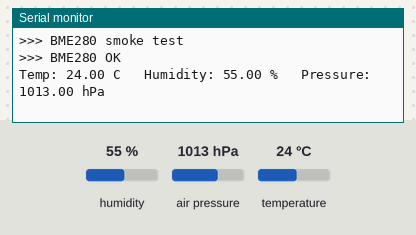
Simulated run of this sketch. Board: Raspberry Pi Pico. Parts: the last lines printed to the serial monitor. The test bench sets the inputs (shaded band); at power-on: humidity 55 %, air pressure 1013 hPa, temperature 24 °C.

Above: at 4.2 s.
4.3 s: humidity set to 22 %
At 5.9 s:
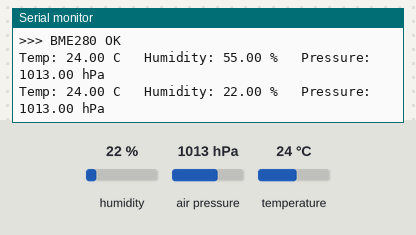
7.0 s: air pressure set to 952 hPa
At 7.5 s:
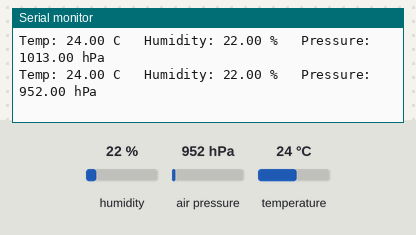
9.7 s: temperature set to 12 °C
At 12.0 s:
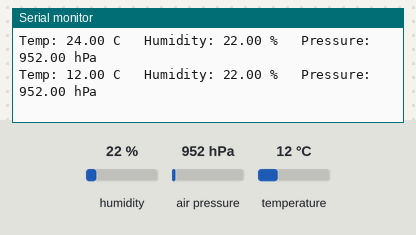

Measured:
- after the input at 4.3 s, the serial monitor: prints a new line after 0.70 s (image 1)
- after the input at 7.0 s, the serial monitor: prints a new line at once (image 2)
- after the input at 9.7 s, the serial monitor: prints a new line after 1.3 s (image 3)

The sketch:

display_test.ino
```cpp
// //test the esp32

// #include <GxEPD2_3C.h>
// #include <Fonts/FreeSansBold12pt7b.h>
// #include "GxEPD2_display_selection_new_style.h"

// void setup() {
//   Serial.begin(115200);
//   delay(3000);                       // let USB CDC enumerate
//   Serial.println(">>> 1: serial up");

//   Serial.println(">>> 2: calling display.init");
//   display.init(115200, true, 50, false);
//   Serial.println(">>> 3: display.init returned");

//   display.setRotation(1);
//   Serial.println(">>> 4: rotation set");

//   display.setFullWindow();
//   display.firstPage();
//   Serial.println(">>> 5: entering draw loop");
//   do {
//     display.fillScreen(GxEPD_WHITE);
//     display.setTextColor(GxEPD_BLACK);
//     display.setFont(&FreeSansBold12pt7b);
//     display.setCursor(10, 40);
//     display.print("HELLO");
//   } while (display.nextPage());
//   Serial.println(">>> 6: draw complete");

//   display.hibernate();
//   Serial.println(">>> 7: done");
// }

// void loop() {
//   delay(5000);
//   Serial.println("still alive");
// }

// //test the bme270
// #include <Wire.h>

// void setup() {
//   Serial.begin(115200);
//   delay(3000);
//   pinMode(5, INPUT_PULLUP);   // SDA
//   pinMode(6, INPUT_PULLUP);   // SCL
//   Wire.begin(5, 6);
//   Wire.setClock(100000);      // slow, reliable I2C speed
//   Serial.println("I2C scanner starting...");
// }

// void loop() {
//   byte count = 0;
//   for (byte addr = 1; addr < 127; addr++) {
//     Wire.beginTransmission(addr);
//     if (Wire.endTransmission() == 0) {
//       Serial.print("Found device at 0x");
//       Serial.println(addr, HEX);
//       count++;
//     }
//   }
//   if (count == 0) Serial.println("No I2C devices found");
//   else { Serial.print(count); Serial.println(" device(s) found"); }
//   Serial.println("---");
//   delay(5000);
// }


#include <Wire.h>
#include <Adafruit_BME280.h>

Adafruit_BME280 bme;
bool bmeReady = false;

void setup() {
  Serial.begin(115200);
  delay(3000);
  Serial.println(">>> BME280 smoke test");

  pinMode(5, INPUT_PULLUP);   // SDA
  pinMode(6, INPUT_PULLUP);   // SCL
  Wire.begin(5, 6);
  Wire.setClock(100000);

  bmeReady = bme.begin(0x76);
  if (!bmeReady) {
    Serial.println(">>> BME280 not found");
  } else {
    Serial.println(">>> BME280 OK");
  }
}

void loop() {
  if (bmeReady) {
    Serial.print("Temp: ");
    Serial.print(bme.readTemperature());
    Serial.print(" C   Humidity: ");
    Serial.print(bme.readHumidity());
    Serial.print(" %   Pressure: ");
    Serial.print(bme.readPressure() / 100.0);
    Serial.println(" hPa");
  } else {
    Serial.println("not ready");
  }
  delay(2000);
}
```
